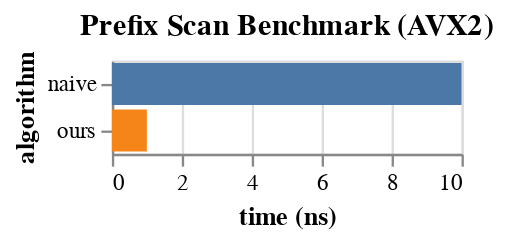

The code cell stored with this chart in its notebook:
### Code cell
c = alt.Chart(data, title = "Prefix Scan Benchmark (AVX2)").mark_bar().encode(
    x = alt.X("time", axis = alt.Axis(title = "time (ns)")),
    y = "algorithm",
    color = alt.Color("algorithm", legend = None)
).properties(
    width = 150
)
save(c, "prefix_scan_bench.pdf")
c

### Figure 1 — Vega-Lite specification as saved in the notebook (floating-point values rounded to 4 significant figures)
{"config": {"view": {"continuousWidth": 400, "continuousHeight": 300}}, "data": {"name": "data-e5f979ca46ae73d46f736b3f425e727f"}, "mark": "bar", "encoding": {"color": {"type": "nominal", "field": "algorithm", "legend": null}, "x": {"type": "quantitative", "axis": {"title": "time (ns)"}, "field": "time"}, "y": {"type": "nominal", "field": "algorithm"}}, "title": "Prefix Scan Benchmark (AVX2)", "width": 150, "$schema": "https://vega.github.io/schema/vega-lite/v4.8.1.json", "datasets": {"data-e5f979ca46ae73d46f736b3f425e727f": [{"algorithm": "naive", "time": 10}, {"algorithm": "ours", "time": 1}]}}
